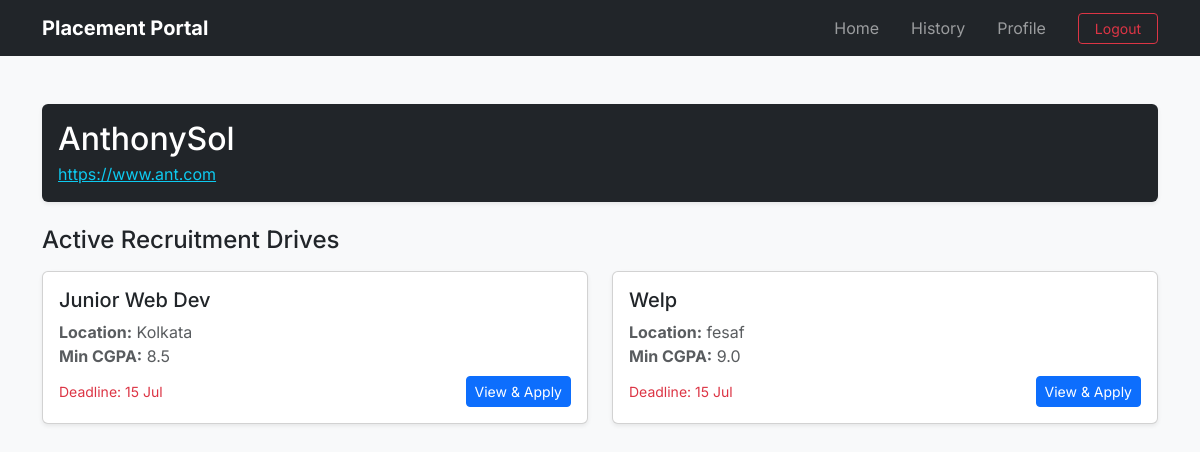
The page /company/1/details (signed in) on the database as committed earlier.
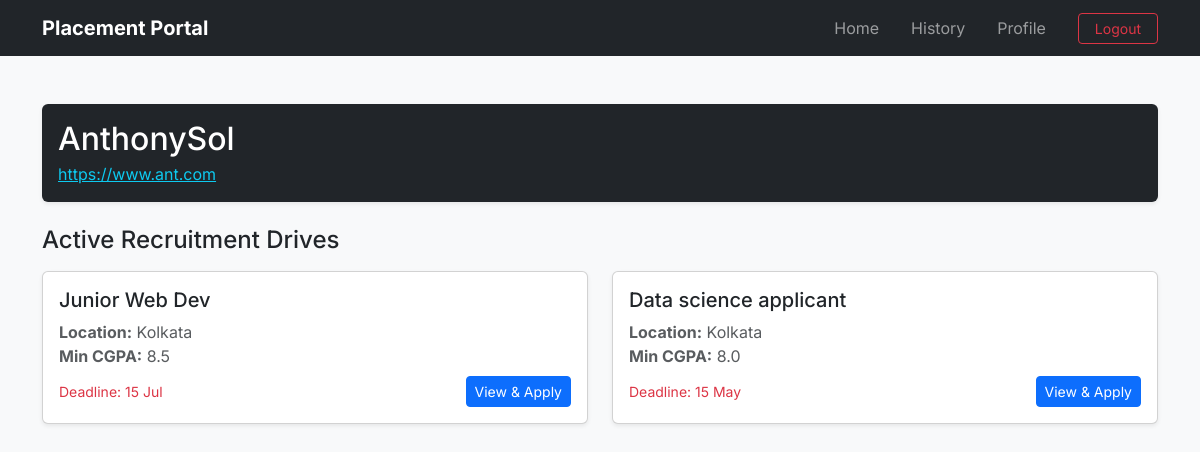
The same page on the database as committed later.
### application/models.py (models this page shows)
class PlacementDrive(db.Model):
    __tablename__="placement_drives"
    id=db.Column(db.Integer(),primary_key=True)
    company_id=db.Column(db.Integer(),db.ForeignKey("companies.id"),nullable=False)
    job_title=db.Column(db.String(200),nullable=False)
    job_description=db.Column(db.Text(),nullable=False)
    job_location=db.Column(db.String(200),nullable=False)
    eligibility_CGPA=db.Column(db.Float(),nullable=False)
    eligibility_criteria_others=db.Column(db.Text(),nullable=True)
    deadline=db.Column(db.DateTime(),nullable=False)
    status=db.Column(db.String(30),default='Pending') #Pending, Approved, Denied or Closed. Will be done by Admin
    allowed_branches=db.Column(db.Text(),nullable=False)
    allowed_years=db.Column(db.Text(),nullable=False)
    created_at=db.Column(db.DateTime(),default=datetime.now)
    company=db.relationship("Company",back_populates="drives") #Child side
    applications=db.relationship("Application",back_populates="drive",cascade="all,delete-orphan") #Parent side

### application/controllers.py (the view)
@app.route('/company/<int:company_id>/details')
def view_company(company_id):
    if session.get('role')!='student':
        flash("login as student",'danger')
        return redirect(url_for('login'))
    company=Company.query.get_or_404(company_id)
    activeDrives=PlacementDrive.query.filter_by(company_id=company.id,status='Approved').all()
    return render_template('view_company.html',company=company,drives=activeDrives)

### templates/view_company.html
{% extends 'base.html' %}
{% block content %}
<div class="container mt-4">
    <div class="card mb-4 shadow-sm border-0">
        <div class="card-body bg-dark text-white rounded">
            <h2 class="mb-1">{{ company.company_name }}</h2>
            <p class="mb-0 text-info"><a href="{{ company.website }}" class="text-info" target="_blank">{{ company.website }}</a></p>
        </div>
    </div>
    <h4 class="mb-3">Active Recruitment Drives</h4>
    <div class="row">
        {% for drive in drives %}
        <div class="col-md-6 mb-3">
            <div class="card h-100 shadow-sm">
                <div class="card-body">
                    <h5 class="card-title">{{ drive.job_title }}</h5>
                    <p class="card-text text-muted mb-2">
                        <strong>Location:</strong> {{ drive.job_location }}<br>
                        <strong>Min CGPA:</strong> {{ drive.eligibility_CGPA }}
                    </p>
                    <div class="d-flex justify-content-between align-items-center">
                        <small class="text-danger">Deadline: {{ drive.deadline.strftime('%d %b') }}</small>
                        <a href="{{ url_for('view_drive', drive_id=drive.id) }}" class="btn btn-sm btn-primary">View & Apply</a>
                    </div>
                </div>
            </div>
        </div>
        {% else %}
        <div class="col-12">
            <div class="alert alert-light border text-center py-5">
                <p class="mb-0 text-muted">This company currently has no active recruitment drives.</p>
            </div>
        </div>
        {% endfor %}
    </div>
</div>
{% endblock %}

Rows that differ between the two databases and show on the page:
no longer on this page (row edited): PlacementDrive: job_title "Welp", job_location "fesaf", eligibility_CGPA "9.0", deadline "15 Jul"
added PlacementDrive: job_title "Data science applicant", job_location "Kolkata", eligibility_CGPA "8.0", deadline "15 May"
